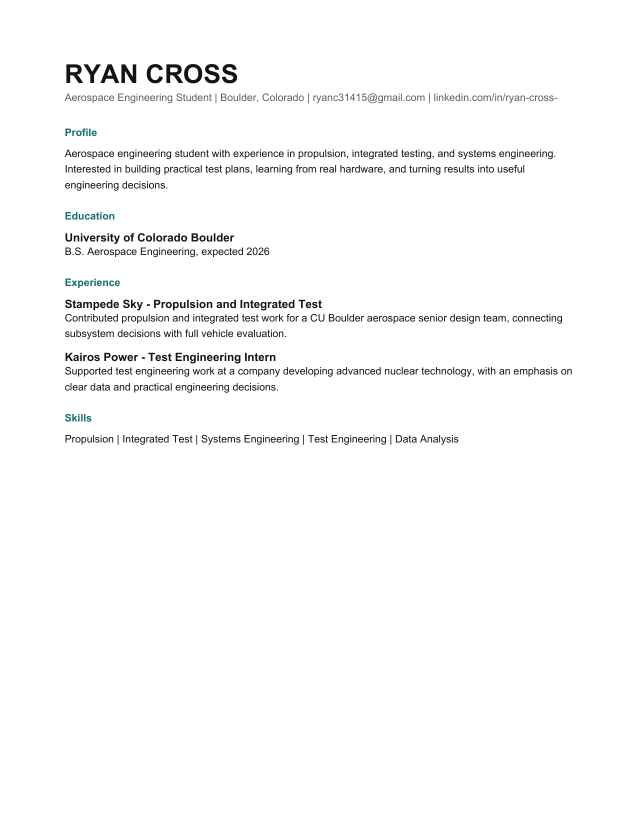
#> input picture tmp/pdfs/resume-1.png, 1275 x 1650 px, given in place of codex-clipboard-450efed7-b740-42ff-ae6a-46d7e40f37de.png, which was not available (shown at 1/2 size)
$ python .tmp-clean-dimension-label.py
#> lines starting #> are read from the running program, lines starting #| are printed output that depends on the picture; after the words box and inside, x2 and y2 are one past the last pixel; in counts of white or black regions, pixels touching at a corner belong together; pictures that were not available may be replaced by others from this repository, and a replacement may not be noted
from pathlib import Path

import numpy as np
from PIL import Image, ImageFilter


SOURCE = Path(r"C:\Users\ryanc\AppData\Local\Temp\codex-clipboard-450efed7-b740-42ff-ae6a-46d7e40f37de.png")
OUTPUT = Path(r"C:\data\ryanjcross.com\.tmp-kashmir-dimension-clean.png")
DETAIL = Path(r"C:\data\ryanjcross.com\.tmp-kashmir-dimension-detail.png")

image = Image.open(SOURCE).convert("RGB")
#> image is the input picture: PIL image 1275x1650 RGB; mean R, G, B 249.8, 250, 249.9
pixels = np.asarray(image).copy()
luminance = pixels.mean(axis=2)

# The angled label and its shadow occupy this background-only area. The
# measurement line passes below it, so the complete label can be removed
# without touching the line. Feather the repair edge into the source.
text_mask_image = Image.new("L", image.size, 0)
#> text_mask_image: PIL image 1275x1650 L; every value is 0
from PIL import ImageDraw
ImageDraw.Draw(text_mask_image).rectangle((835, 180, 1045, 286), fill=255)
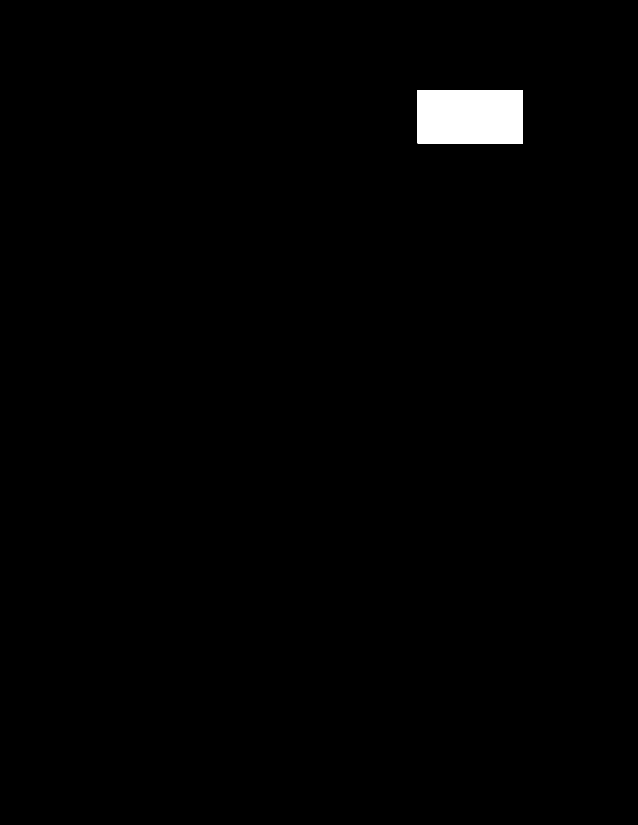
#> text_mask_image: PIL image 1275x1650 L (shown at 1/2 size); 1.1% white; 1 white region, box (x1, y1, x2, y2) and area: (835, 180, 1046, 287) 22577
text_alpha = np.asarray(text_mask_image.filter(ImageFilter.GaussianBlur(5))).astype(float) / 255
text_mask = text_alpha > 0
#> text_mask: shape (1650, 1275) bool; 1.5% white; 1 white region, box (x1, y1, x2, y2) and area: (822, 167, 1059, 300) 31269

# Reconstruct only the glyph pixels from the smooth surrounding background.
fit_box = (810, 155, 1095, 305)
fx0, fy0, fx1, fy1 = fit_box
yy, xx = np.mgrid[fy0:fy1, fx0:fx1]
fit_pixels = pixels[fy0:fy1, fx0:fx1]
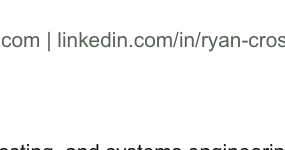
#> fit_pixels: shape (150, 285, 3); mean R, G, B 248.8, 249.1, 248.8
fit_luminance = luminance[fy0:fy1, fx0:fx1]
samples = fit_luminance < 75
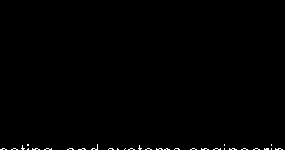
#> samples: shape (150, 285) bool; 0.5% white in thin lines or dots, all inside (x1, y1, x2, y2) = (0, 144, 283, 150)

sx = xx[samples].astype(float)
#> sx = 215 values, max 1092 at index 214, min 810 at index 105, mean 952.2
sy = yy[samples].astype(float)
#> sy = 215 values from 299 to 304
design = np.column_stack([
    np.ones_like(sx), sx, sy, sx * sy, sx * sx, sy * sy,
])
#> design = 215 rows, first 6: [1, 837, 299, 250263, 700569, 89401], [1, 838, 299, 250562, 702244, 89401], [1, 907, 299, 271193, 822649, 89401], [1, 1034, 299, 309166, 1069156, 89401], [1, 1081, 299, 323219, 1168561, 89401], [1, 832, 300, 249600, 692224, 90000]

target_y, target_x = np.where(text_mask)
target_design = np.column_stack([
    np.ones_like(target_x, dtype=float),
    target_x,
    target_y,
    target_x * target_y,
    target_x * target_x,
    target_y * target_y,
])

for channel in range(3):
    values = fit_pixels[:, :, channel][samples].astype(float)
    coefficients, *_ = np.linalg.lstsq(design, values, rcond=None)
    fitted = np.clip(target_design @ coefficients, 0, 255)
    alpha = text_alpha[target_y, target_x]
    source_values = pixels[target_y, target_x, channel].astype(float)
    pixels[target_y, target_x, channel] = np.round(source_values * (1 - alpha) + fitted * alpha).astype(np.uint8)
#> this loop made 3 passes
#> coefficients on passes 1 to 3: [-31451, -2.59, 216.9, 0.00694, 0.000257, -0.371], [-30435.3, -2.52, 210, 0.00675, 0.000254, -0.359], [-31451, -2.59, 216.9, 0.00694, 0.000257, -0.371]
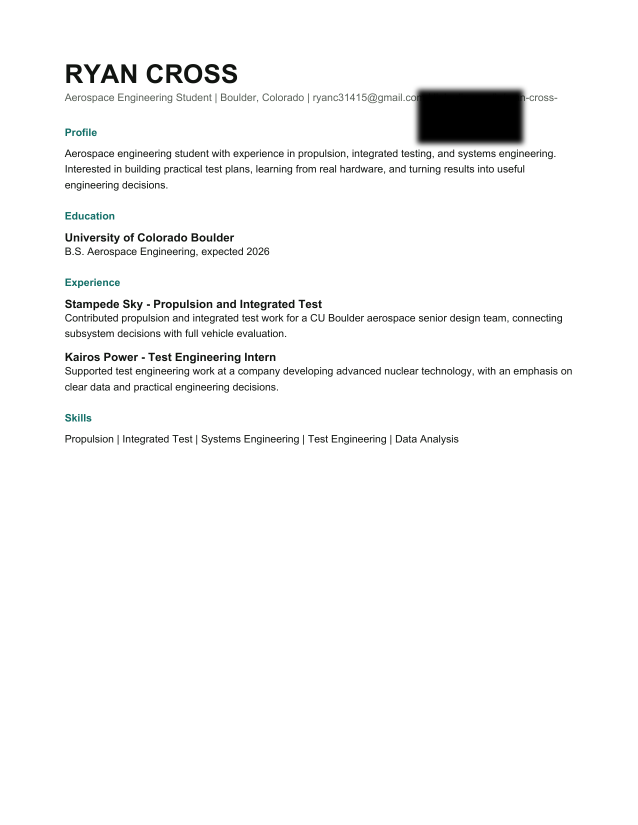
#> pixels: shape (1650, 1275, 3) (shown at 1/2 size); 1.49% of pixels changed, all inside (x1, y1, x2, y2) = (822, 167, 1059, 300)

# Restore the supplied image's diagonal dimension line pixel-for-pixel where
# the background repair crosses it.
source_pixels = np.asarray(image)
source_luminance = source_pixels.mean(axis=2)
for x in range(825, 1060):
    line_y = round(61 + (x - 190) * (440 / 1544))
    for y in range(line_y - 4, line_y + 5):
        if source_luminance[y, x] > 90:
            pixels[y, x] = source_pixels[y, x]
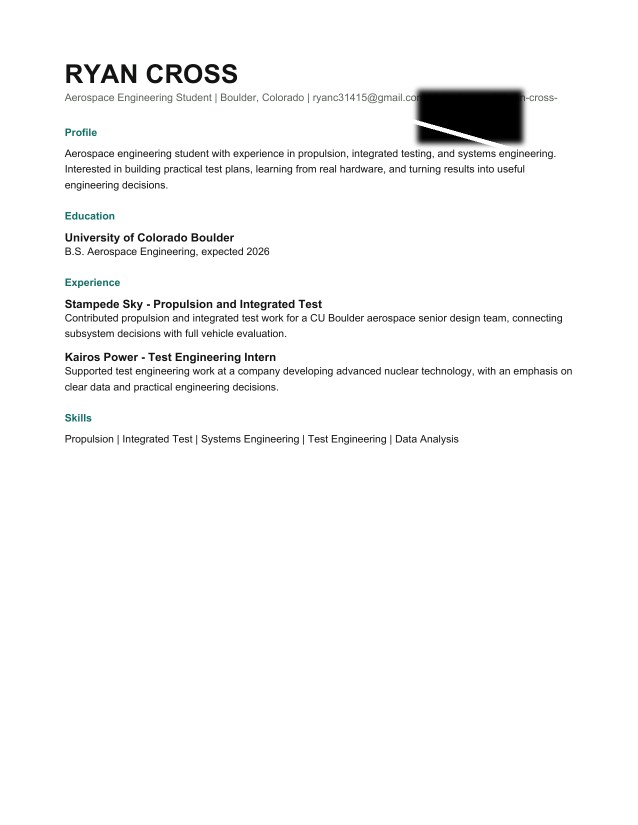
#> pixels: shape (1650, 1275, 3) (shown at 1/2 size); 0.09% of pixels changed, all inside (x1, y1, x2, y2) = (825, 238, 1041, 300)

Image.fromarray(pixels).save(OUTPUT, optimize=True)
detail = Image.fromarray(pixels).crop((780, 140, 1120, 320))
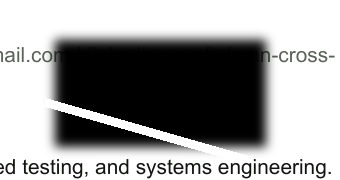
#> detail: PIL image 340x180 RGB; mean R, G, B 159.5, 159.6, 159.5
detail.resize((1360, 720), Image.Resampling.NEAREST).save(DETAIL)
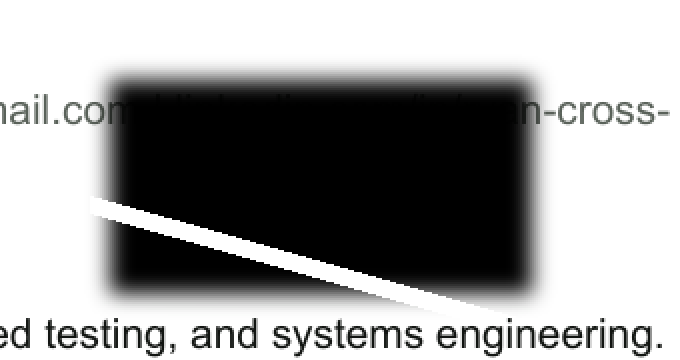
#> saved as .tmp-kashmir-dimension-detail.png: PIL image 1360x720 RGB (shown at 1/2 size); mean R, G, B 159.5, 159.6, 159.5

changed = np.any(pixels != np.asarray(image), axis=2)
#> changed: shape (1650, 1275) bool; 1.4% white; 1 white region, box (x1, y1, x2, y2) and area: (822, 167, 1059, 300) 29447
ys, xs = np.where(changed)
print(f"dimensions={image.size}")
#| dimensions=(1275, 1650)
print(f"changed_pixels={changed.sum()}")
#| changed_pixels=29447
print(f"changed_bounds=({xs.min()}, {ys.min()})-({xs.max()}, {ys.max()})")
#| changed_bounds=(822, 167)-(1058, 299)
